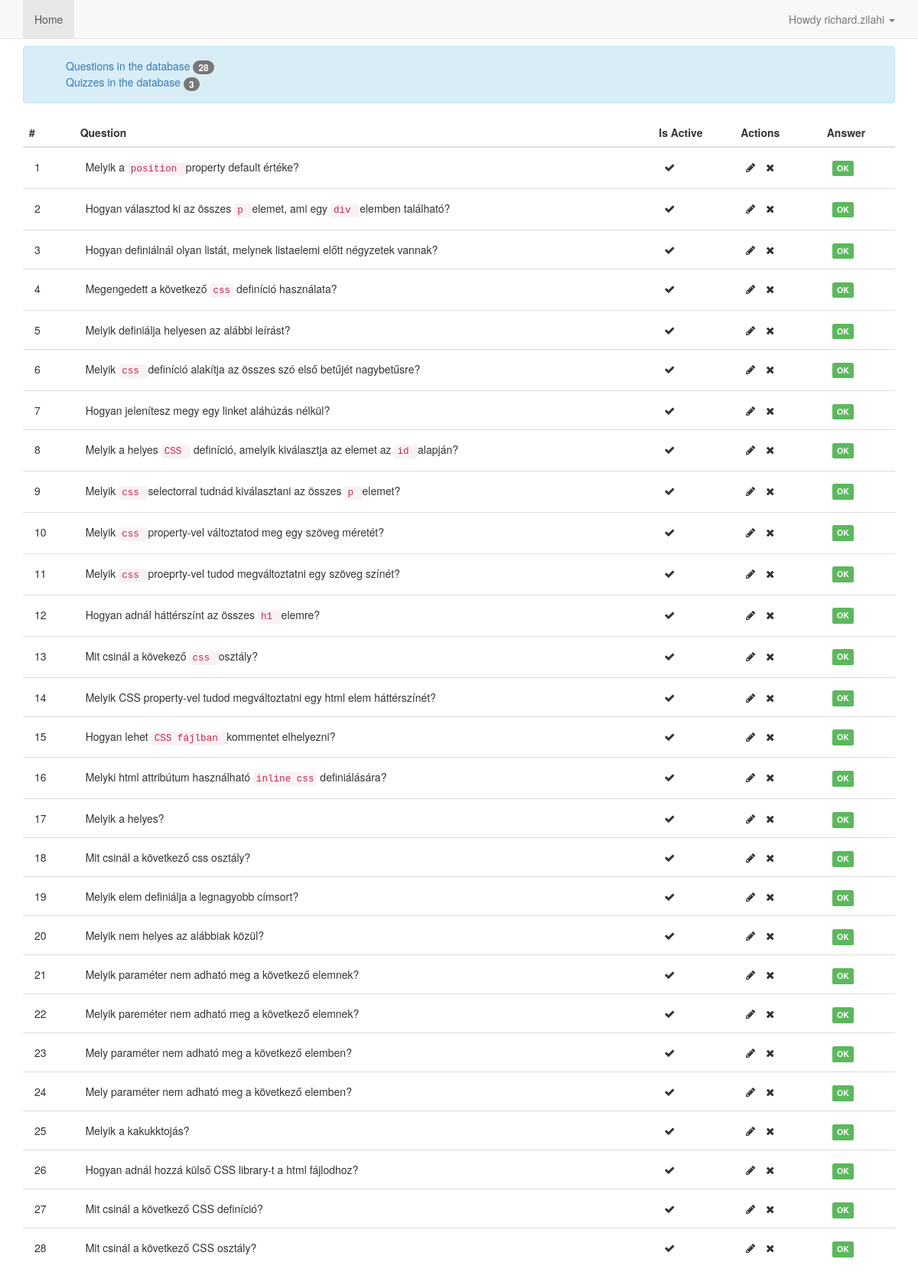
Page /quiz_db/questions.php (signed in) on the committed database.
### tables this page shows
CREATE TABLE `questions` (
  `id` int(11) unsigned NOT NULL,
  `question` varchar(255) DEFAULT NULL,
  `is_active` tinyint(1) DEFAULT NULL,
  `description` varchar(255) NOT NULL,
  `owner` varchar(255) NOT NULL,
  `tags` varchar(255) NOT NULL
);

### quiz_db/MySQL.php (called while the page is built, shortened)
<?php
class MySQL {
    private static $mysql_connection;
    static function connect() {
        $mysqlDatas = require(__DIR__ . "/configClass.php");
        self::$mysql_connection = new mysqli($mysqlDatas["mysql_host"], $mysqlDatas["mysql_username"], $mysqlDatas["mysql_password"], $mysqlDatas["mysql_database"]);
        self::$mysql_connection->set_charset("utf8");
        return mysqli_connect_errno();
    }
    static function getRows($query) {
        $array = array();
        if ( $result = self::$mysql_connection->query($query) ) {
            while ( $row = $result->fetch_object() ) {
                $array[] = $row;
            }
        }
        return $array;
    }
    static function countEntry($table, $key, $value) {
        $query = "SELECT id FROM " . '`'.$table.'`' . " WHERE " . '`'.$key.'`' . "='" . $value . "' ;";
        return count(self::getRows($query)) ;
    }
}
?>

### quiz_db/functions.php (the view, shortened to what this page needs)
<?php
include_once("MySQL.php");
function getAllQuestions () {
    $getAllProjectsSql = "SELECT * FROM `questions` ORDER BY `id` DESC  ";
    $rows = MySQL::getRows($getAllProjectsSql);
    $count = 0;
    foreach ($rows as $row ) {
      $count++;
      $id = $row->id;
      $question = $row->question;
      $isActive = $row->is_active;
      if ($isActive) {
        $icon = '<i class="fa fa-check"></i>';
      } else {
        $icon = '<i class="fa fa-times"></i>';
      }
      $hasAnswer = checkIfQuestionHasAnswer($id);
      if ($hasAnswer == 0) {
        $answerBadge = '<span class="label label-danger">Missing answer</span>';
      } else {
        $answerBadge = '<span class="label label-success">OK</span>';
      }
      echo '<tr class="clickable-row" data-id="'.$id.'">
      <td>'.$count.'</td>
      <td class="linkme">'.$question.'</td>
      <td>'.$icon.'</td>
      <td>
        <i class="fa fa-pencil action-icon"></i>
        <i class="fa fa-times action-icon"></i>
      </td>
      <td>
      '.$answerBadge.'
      </td>
      </tr>
      ';
    }
}
function checkIfQuestionHasAnswer ($question) {
    $result = MySQL::countEntry('answers', 'question_id', $question);
    return $result;
}
?>

### quiz_db/css/questions.css (style rules this page uses)
.action-icon { margin-right: 10px; }
.table>tbody>tr>td { padding: 15px; }
code { color: #c7254e !important; }

### rows in the picture
questions: question "Melyik a position property default értéke?", is_active 1 (drawn)
questions: question "Hogyan választod ki az összes p elemet, ami egy div elemben található?", is_active 1 (drawn)
questions: question "Hogyan definiálnál olyan listát, melynek listaelemi előtt négyzetek vannak?", is_active 1 (drawn)
questions: question "Megengedett a következő css definíció használata?", is_active 1 (drawn)
questions: question "Melyik definiálja helyesen az alábbi leírást?", is_active 1 (drawn)
questions: question "Melyik css definíció alakítja az összes szó első betűjét nagybetűsre?", is_active 1 (drawn)
questions: question "Hogyan jelenítesz megy egy linket aláhúzás nélkül?", is_active 1 (drawn)
questions: question "Melyik a helyes CSS definíció, amelyik kiválasztja az elemet az id alapján?", is_active 1 (drawn)
questions: question "Melyik css selectorral tudnád kiválasztani az összes p elemet?", is_active 1 (drawn)
questions: question "Melyik css property-vel változtatod meg egy szöveg méretét?", is_active 1 (drawn)
questions: question "Melyik css proeprty-vel tudod megváltoztatni egy szöveg színét?", is_active 1 (drawn)
questions: question "Hogyan adnál háttérszínt az összes h1 elemre?", is_active 1 (drawn)
questions: question "Mit csinál a kövekező css osztály?", is_active 1 (drawn)
questions: question "Melyik CSS property-vel tudod megváltoztatni egy html elem háttérszínét?", is_active 1 (drawn)
questions: question "Hogyan lehet CSS fájlban kommentet elhelyezni?", is_active 1 (drawn)
questions: question "Melyki html attribútum használható inline css definiálására?", is_active 1 (drawn)
questions: question "Melyik a helyes?", is_active 1 (drawn)
questions: question "Mit csinál a következő css osztály?", is_active 1 (drawn)
questions: question "Melyik elem definiálja a legnagyobb címsort?", is_active 1 (drawn)
questions: question "Melyik nem helyes az alábbiak közül?", is_active 1 (drawn)
questions: question "Melyik paraméter nem adható meg a következő elemnek?", is_active 1 (drawn)
questions: question "Melyik pareméter nem adható meg a következő elemnek?", is_active 1 (drawn)
questions: question "Mely paraméter nem adható meg a következő elemben?", is_active 1 (drawn)
questions: question "Mely paraméter nem adható meg a következő elemben?", is_active 1 (drawn)
questions: question "Melyik a kakukktojás?", is_active 1 (drawn)
questions: question "Hogyan adnál hozzá külső CSS library-t a html fájlodhoz?", is_active 1 (drawn)
questions: question "Mit csinál a következő CSS definíció?", is_active 1 (drawn)
questions: question "Mit csinál a következő CSS osztály?", is_active 1 (drawn)

### other values in the picture
$_SESSION['username'] "richard.zilahi"
$numberOfQuestions "28"
$numberOfQuiz "3"
